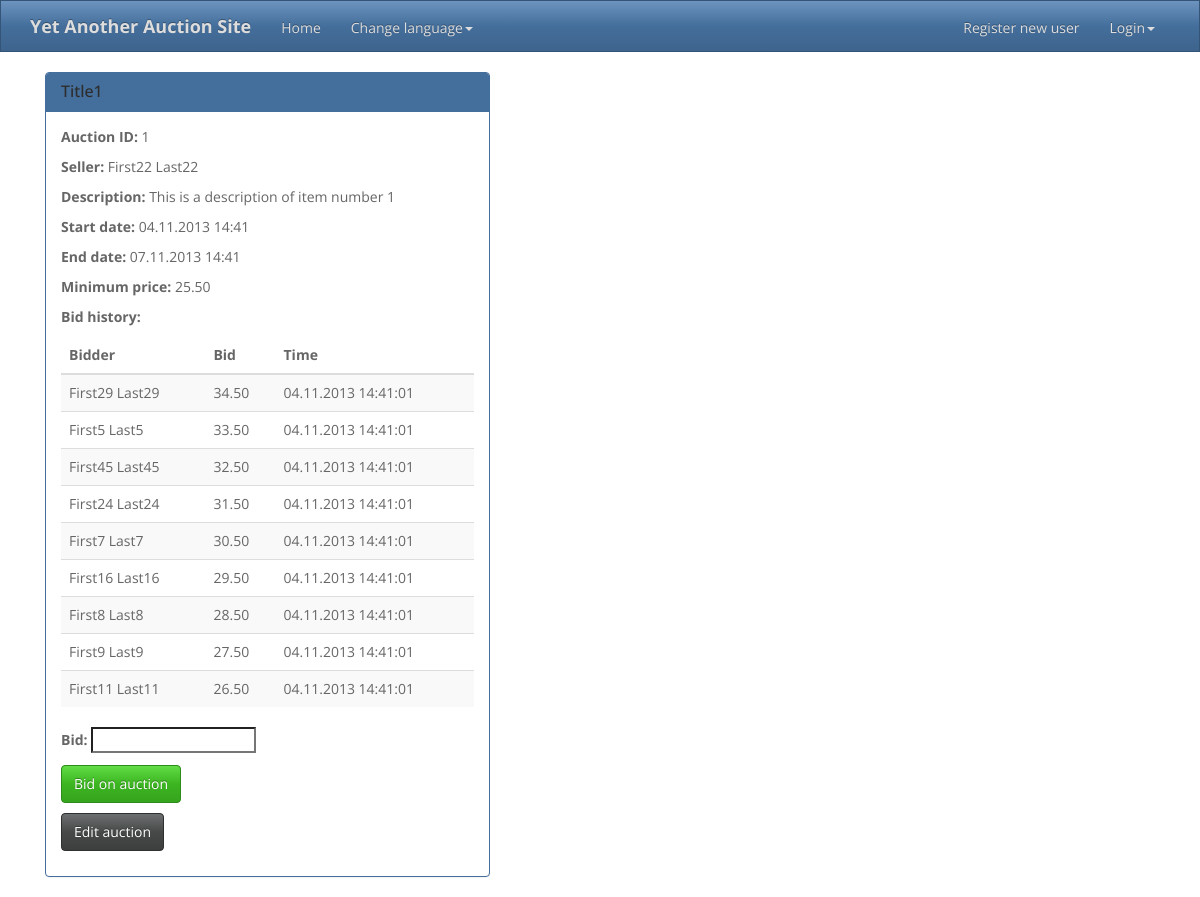
The page /YAAS/auction/1/ on the database as committed earlier.
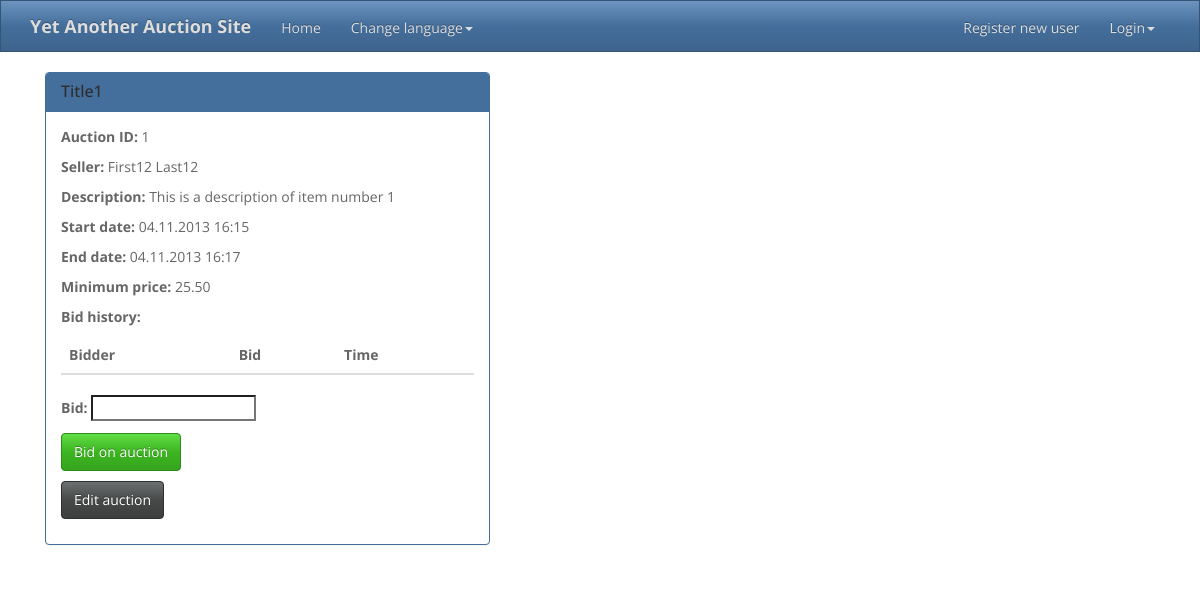
The same page on the database as committed later.
### YAAS_app/models.py (models this page shows, shortened)
class Auction(models.Model):
    id = models.AutoField(primary_key=True)
    seller = models.ForeignKey(User, related_name='seller')
    title = models.CharField(_("Title"), max_length=30)
    description = models.TextField(_("Description"), )
    start_date = models.DateTimeField(_("Start date"), auto_now_add=True)
    updated_date = models.DateTimeField(_("Updated date"), auto_now=True)
    end_date = models.DateTimeField(_("End date"), )
    minimum_price = models.DecimalField(_("Minimum price"), max_digits=16, decimal_places=2)
    active = models.BooleanField(_("Active"), default=True)
    banned = models.BooleanField(_("Banned"), default=False)
    winner = models.ForeignKey(User, related_name='winner', null=True, blank=True)
    @classmethod
    def getActiveById(cls, auction_id):
        try:
            a = cls.objects.get(id=auction_id)
        except ObjectDoesNotExist:
            a = None
        if a and a.active and not a.banned:
            return a
        else:
            return None
    def getBidHistory(self):
        bids = Bid.getBidsForAuction(self)
        return bids

class Bid(models.Model):
    id = models.AutoField(primary_key=True)
    auction = models.ForeignKey(Auction)
    bidder = models.ForeignKey(User)
    bid = models.DecimalField(_("Bid"), max_digits=16, decimal_places=2)
    timestamp = models.DateTimeField(_("Timestamp"), auto_now_add=True)
    @classmethod
    def getBidsForAuction(cls, auction):
        bids = cls.objects.filter(auction=auction).order_by("-timestamp")
        return bids

### YAAS_app/views.py (the view)
def view_auction(request, id):
    auction = Auction.getActiveById(id)
    if auction:
        template = "view_auction.html"
        context = {"auction": auction, "bid_history": auction.getBidHistory(),
                   "bid_form": BidForm(initial={"updated": auction.updated_date})}
        return render_to_response(template, context, context_instance=RequestContext(request))
    else:
        template = "message.html"
        context = {"message": _("Auction not found")}
        return render_to_response(template, context, context_instance=RequestContext(request))

### YAAS_app/forms.py
class BidForm(forms.ModelForm):
    class Meta:
        model = Bid
        fields = ('bid',)
    updated = forms.DateTimeField(widget=forms.HiddenInput, required=False)

### templates/view_auction.html (shortened to what this page needs)
{% extends "base.html" %}
{% load i18n %}
{% block content %}
    <div class="col-md-5">
        <div class="panel panel-primary">
            <div class="panel-heading">
                <h3 class="panel-title">{{ auction.title }}</h3>
            </div>
            <div class="panel-body">
                <p><b>{% trans "Auction ID:" %}</b> {{ auction.id }}</p>
                <p><b>{% trans "Seller:" %}</b> {{ auction.seller.get_full_name }}</p>
                <p><b>{% trans "Description:" %}</b> {{ auction.description }}</p>
                <p><b>{% trans "Start date:" %}</b> {{ auction.start_date|date:"d.m.Y H:i" }}</p>
                <p><b>{% trans "End date:" %}</b> {{ auction.end_date|date:"d.m.Y H:i" }}</p>
                <p><b>{% trans "Minimum price:" %}</b> {{ auction.minimum_price|floatformat:2 }}</p>
                <p><b>{% trans "Bid history:" %}</b> </p>
                <table class="table table-striped table-hover">
                    <thead>
                    <tr>
                        <th>{% trans "Bidder" %}</th>
                        <th>{% trans "Bid" %}</th>
                        <th>{% trans "Time" %}</th>
                    </tr>
                    </thead>
                    <tbody>
                        {% for b in bid_history %}
                        <tr>
                            <td>{{ b.bidder.get_full_name }}</td>
                            <td>{{ b.bid|floatformat:2 }}</td>
                            <td>{{ b.timestamp|date:"d.m.Y H:i:s" }}</td>
                        </tr>
                        {% endfor %}
                    </tbody>
                </table>
                <form class="form-horizontal" action="/YAAS/auction/{{ auction.id }}/bid/" method="post">
                    {{ bid_form.as_p }}
                    <p><input type="submit" class="btn btn-success" value="{% trans "Bid on auction" %}"></p>
                </form>
                <p>
                    <a href="/YAAS/auction/{{ auction.id }}/edit/" class="btn btn-default">{% trans "Edit auction" %}</a>
                </p>
            </div>
        </div>
    </div>
{% endblock %}

Rows that differ between the two databases and show on the page:
no longer on this page (row edited): Bid: bidder.get_full_name "First29 Last29", bid "34.50", timestamp "04.11.2013 14:41:01"
no longer on this page (row edited): Bid: bidder.get_full_name "First5 Last5", bid "33.50", timestamp "04.11.2013 14:41:01"
no longer on this page (row edited): Bid: bidder.get_full_name "First45 Last45", bid "32.50", timestamp "04.11.2013 14:41:01"
no longer on this page (row edited): Bid: bidder.get_full_name "First24 Last24", bid "31.50", timestamp "04.11.2013 14:41:01"
no longer on this page (row edited): Bid: bidder.get_full_name "First7 Last7", bid "30.50", timestamp "04.11.2013 14:41:01"
no longer on this page (row edited): Bid: bidder.get_full_name "First16 Last16", bid "29.50", timestamp "04.11.2013 14:41:01"
no longer on this page (row edited): Bid: bidder.get_full_name "First8 Last8", bid "28.50", timestamp "04.11.2013 14:41:01"
no longer on this page (row edited): Bid: bidder.get_full_name "First9 Last9", bid "27.50", timestamp "04.11.2013 14:41:01"
no longer on this page (row edited): Bid: bidder.get_full_name "First11 Last11", bid "26.50", timestamp "04.11.2013 14:41:01"
changed Auction "Title1": seller.get_full_name "First22 Last22" → "First12 Last12"; start_date "04.11.2013 14:41" → "04.11.2013 16:15"; end_date "07.11.2013 14:41" → "04.11.2013 16:17"
